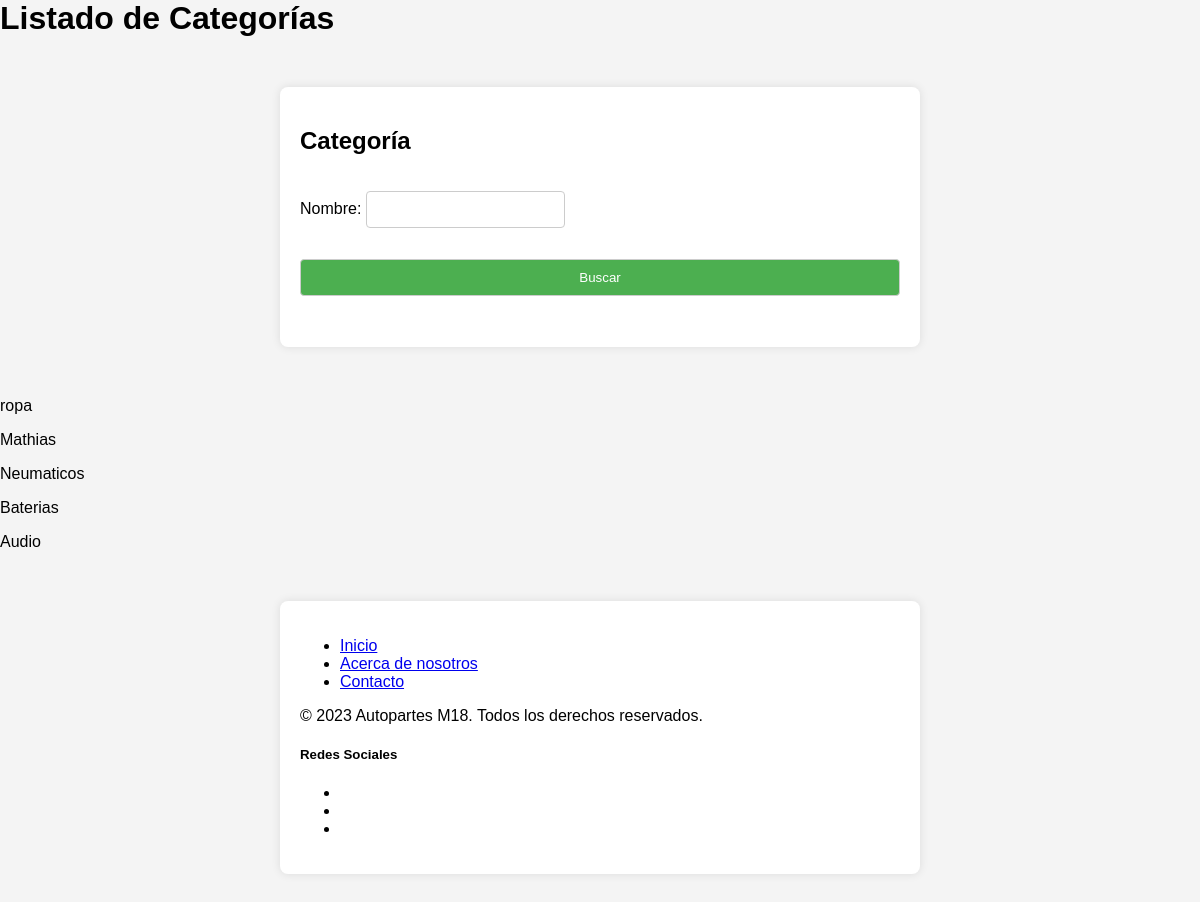
Screenshot of /miapp/categorias/ with the database file from the repository.
### MiApp/models.py (models this page shows, shortened)
class Categoria(models.Model):
    nombre = models.CharField(max_length=100)

### MiApp/views.py (the view)
# urls.py: path('categorias/', views.CategoriasView.as_view(), name='categorias'),
class CategoriasView(View):
    template_name = 'MiApp/categorias.html'
    def get(self, request, *args, **kwargs):
        form = CategoriaForm()
        categorias_list = Categoria.objects.all()
        elementos_por_pagina = 5
        paginator = Paginator(categorias_list, elementos_por_pagina)
        page = request.GET.get('page')
        try:
            categorias = paginator.page(page)
        except PageNotAnInteger:
            categorias = paginator.page(1)
        except EmptyPage:
            categorias = paginator.page(paginator.num_pages)
        return render(request, self.template_name, {'form': form, 'categorias': categorias})

### MiApp/forms.py
class CategoriaForm(forms.ModelForm):
    class Meta:
        model = Categoria
        fields = ['nombre']

### MiApp/templates/MiApp/categorias.html (shortened to what this page needs)
{% load static %}
<!DOCTYPE html>
<html lang="en">
<head>
    <link rel="stylesheet" href="{% static 'css/style.css' %}">
</head>
<body>
    <h1>Listado de Categorías</h1>
    <div class="container">
        <h2>Categoría</h2>
        <form method="post" action="{% url 'procesar_categoria' %}">
            {{ form.as_p }}
            <input type="submit" value="Buscar">
        </form>
    </div>
    {% for categoria in categorias %}
        <p>{{ categoria.nombre }}</p>
    {% endfor %}
    <footer class="bg-dark text-light py-4">
        <div class="container">
            <div class="row">
                <div class="col-md-6">
                    <ul class="list-unstyled">
                        <li><a href="#">Inicio</a></li>
                        <li><a href="#">Acerca de nosotros</a></li>
                        <li><a href="#">Contacto</a></li>
                    </ul>
                </div>
                <div class="col-md-6 text-md-right">
                    <p>&copy; 2023 Autopartes M18. Todos los derechos reservados.</p>
                </div>
                <div class="col-md-12 mt-3">
                    <h5>Redes Sociales</h5>
                    <ul class="list-inline">
                        <li class="list-inline-item"><a href="#" target="_blank"></a></li>
                        <li class="list-inline-item"><a href="#" target="_blank"></a></li>
                        <li class="list-inline-item"><a href="#" target="_blank"></a></li>
                    </ul>
                </div>
            </div>
        </div>
    </footer>
</body>
</html>

### static/css/style.css (style rules this page uses)
body { font-family: Arial, sans-serif; background-color: #f4f4f4; margin: 0; padding: 0; }
.container { max-width: 600px; margin: 50px auto; background-color: #fff; padding: 20px; border-radius: 8px; box-shadow: 0 0 10px rgba(0, 0, 0, 0.1); }
form { display: flex; flex-direction: column; }
label { margin-bottom: 8px; }
input, select { padding: 10px; margin-bottom: 15px; border: 1px solid #ccc; border-radius: 4px; box-sizing: border-box; }
input[type="submit"] { background-color: #4caf50; color: white; cursor: pointer; }

### rows the page displays
Categoria: nombre "ropa"
Categoria: nombre "Mathias"
Categoria: nombre "Neumaticos"
Categoria: nombre "Baterias"
Categoria: nombre "Audio"
